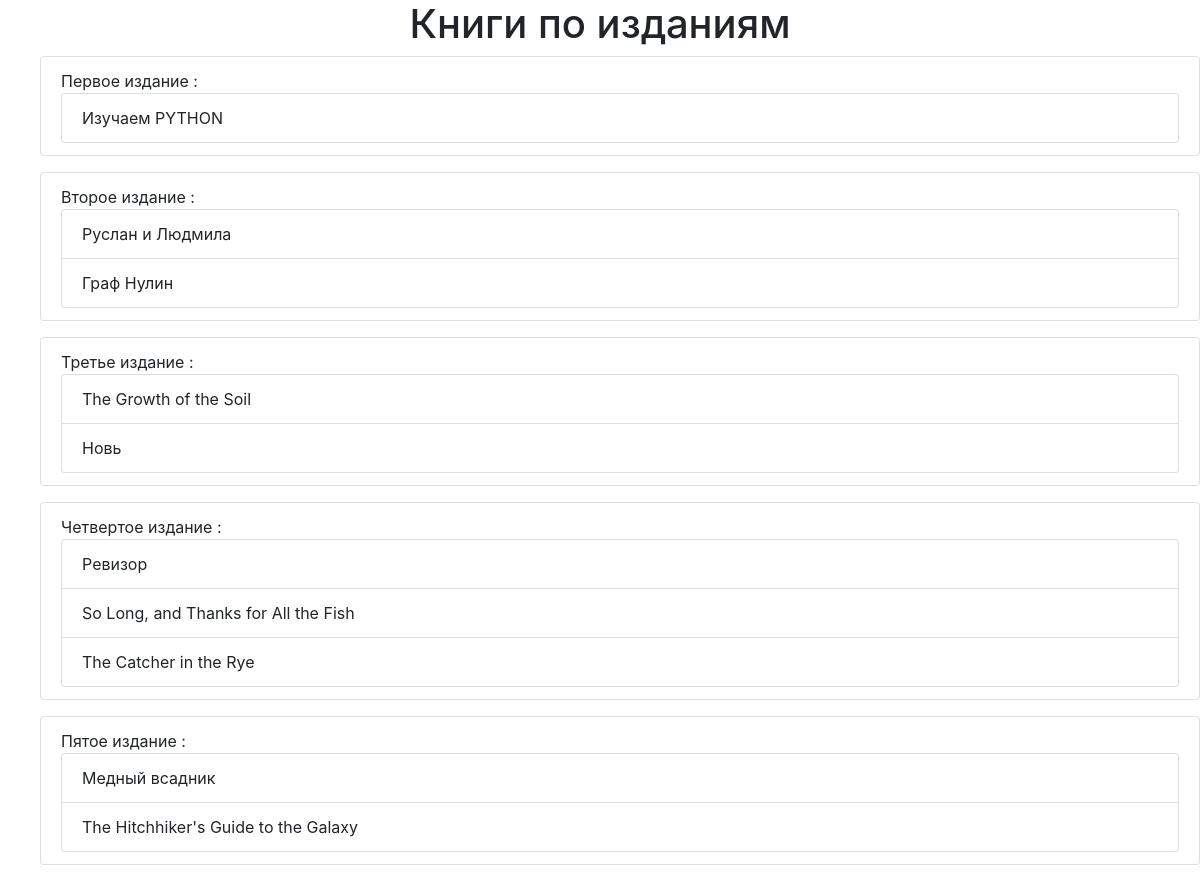
Screenshot of /pub_house/ with the database file from the repository.
### p_library/models.py (models this page shows, shortened)
class Publish(models.Model):
	publish_name = models.CharField(max_length=96)

class Book(models.Model):
	ISBN = models.CharField(max_length=13)
	title = models.TextField()
	description = models.TextField()
	year_release = models.SmallIntegerField()
	author = models.ForeignKey(Author, on_delete=models.CASCADE)
	publish_book = models.ForeignKey(Publish, on_delete=models.CASCADE, null=True, blank=True, related_name='book')
	price = models.DecimalField(max_digits=7, decimal_places=2, null=True, blank=True)
	copy_count = models.IntegerField(default=1)

### p_library/views.py (the view)
# urls.py: path('pub_house/', views.pub_house),
def pub_house(request):
	template = loader.get_template('pub_house.html')
	houses = Publish.objects.all()
	houses_data = {
		"title": "Книги по изданиям",
		"houses": houses,
		}
	return HttpResponse(template.render(houses_data, request))

### p_library/templates/pub_house.html (shortened to what this page needs)
<!DOCTYPE html>
<html lang="en">
<head>
	<link rel="stylesheet" href="https://stackpath.bootstrapcdn.com/bootstrap/4.4.1/css/bootstrap.min.css">
</head>
<body>
	<h1 align="center">Книги по изданиям</h2>
	{% for house in houses %}
		<ul>
			<li class="list-group-item">
				{{ house.publish_name }}&nbsp;:
				<ul class="list-group">
					{% for book in house.book.all %}
						<li class="list-group-item">{{ book.title }}</li>
					{% endfor %}
				</ul>
			</li>
		</ul>
	{% endfor %}
</body>
</html>

### rows the page displays
Publish: publish_name "Первое издание"
Book: title "Изучаем PYTHON"
Publish: publish_name "Второе издание"
Book: title "Руслан и Людмила"
Book: title "Граф Нулин"
Publish: publish_name "Третье издание"
Book: title "The Growth of the Soil"
Book: title "Новь"
Publish: publish_name "Четвертое издание"
Book: title "Ревизор"
Book: title "So Long, and Thanks for All the Fish"
Book: title "The Catcher in the Rye"
Publish: publish_name "Пятое издание"
Book: title "Медный всадник"
Book: title "The Hitchhiker's Guide to the Galaxy"
